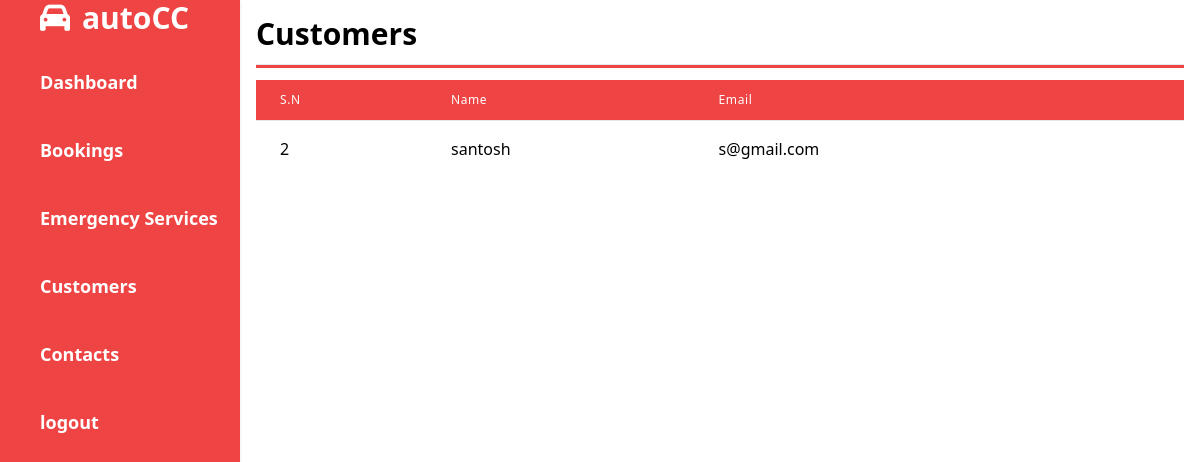
The page /admin/customers.php on the database as committed earlier.
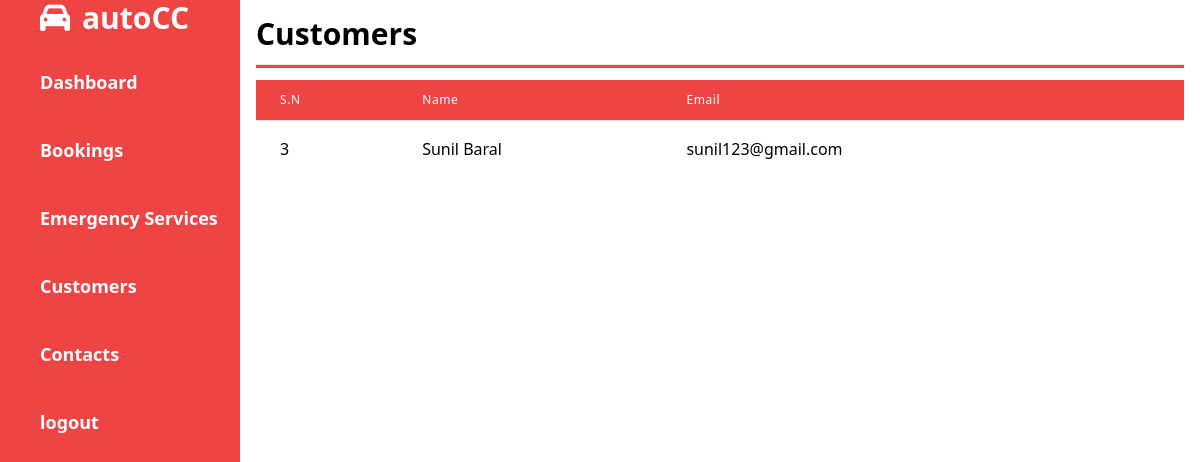
The same page on the database as committed later.
### tables this page shows
CREATE TABLE `customers` (
  `cid` int(11) NOT NULL,
  `cname` varchar(50) NOT NULL,
  `cemail` varchar(50) NOT NULL,
  `cpassword` varchar(50) NOT NULL
);

### admin/customers.php (the view, shortened to what this page needs)
<?php include 'sidebar.php';
 ?>
 <?php
     $qry = "SELECT * FROM customers ORDER BY cid ASC";
     include '../includes/db.php';
     $result = mysqli_query($conn, $qry);
 ?>
 <h1 class="text-3xl font-bold">Customers</h1>
     <hr class="my-3 h-1 bg-red-500">
         <div class="">
             <table class="min-w-full divide-y divide-gray-200">
                 <thead class="bg-red-500">
                     <tr>
                         <th scope="col"
                             class="px-6 py-3 text-left text-xs font-medium text-white tracking-wider">
                             S.N</th>
                         <th scope="col"
                             class="px-6 py-3 text-left text-xs font-medium text-white tracking-wider">
                             Name</th>
                         <th scope="col"
                             class="px-6 py-3 text-left text-xs font-medium text-white tracking-wider">
                             Email</th>
                         <th scope="col" class="relative px-6 py-3">
                         </th>
                     </tr>
                 </thead>
                 <tbody class="bg-white divide-y divide-gray-200">
                     <?php while($row = mysqli_fetch_assoc($result)){  ?>
                     <tr>
                         <td class="px-6 py-4 whitespace-nowrap"><?php echo $row['cid'];?></td>
                         <td class="px-6 py-4 whitespace-nowrap"><?php echo $row['cname'];?></td>
                         <td class="px-6 py-4 whitespace-nowrap"><?php echo $row['cemail'];?></td>
                     </tr>
                     <?php } ?>
                 </tbody>
             </table>
         </div>

Rows that differ between the two databases and show on the page:
removed customers: cid "2", cname "santosh", cemail "s@gmail.com"
added customers: cid "3", cname "Sunil Baral", cemail "sunil123@gmail.com"
